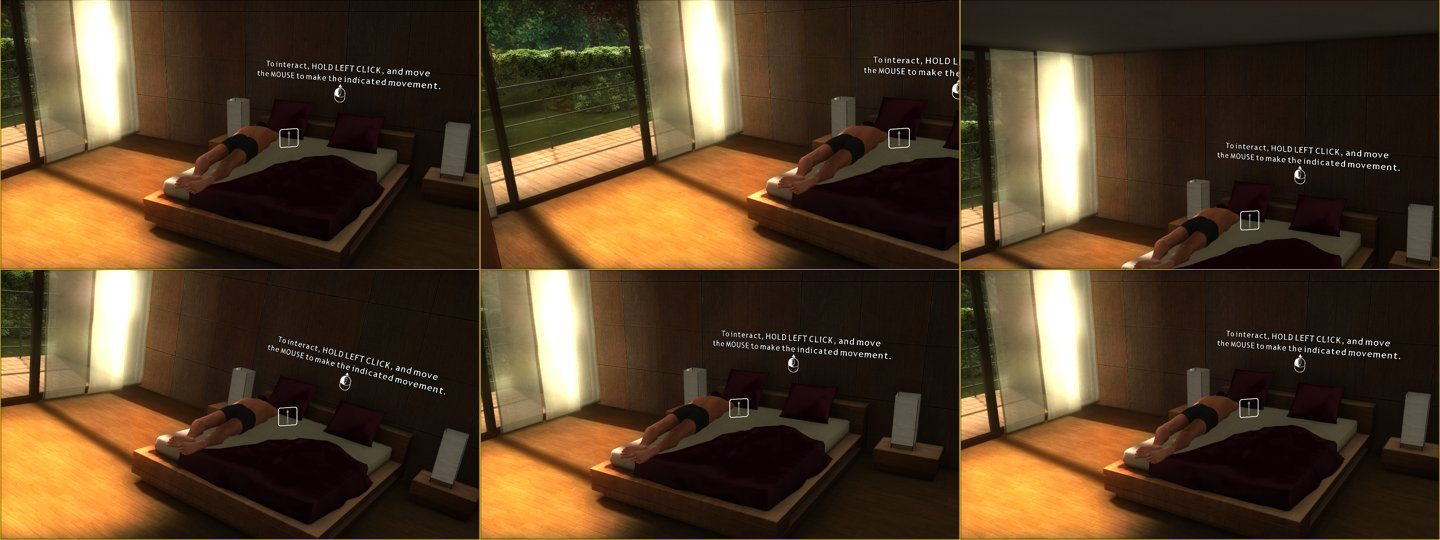
#> input picture dev-archive/recon/2026-10-12-the-headset-feed-runs-in-the-game/head-pose-grid.jpg, 1440 x 540 px
$ python pc.py head-pose-grid.jpg
#> lines starting #> are read from the running program, lines starting #| are printed output that depends on the picture
"""Global image shift by phase correlation. usage: pc.py ref.png a.png b.png ..."""
import sys, numpy as np
from PIL import Image
g=lambda f:np.asarray(Image.open(f).convert('L')).astype(float)
a=g(sys.argv[1]); w=np.outer(np.hanning(a.shape[0]),np.hanning(a.shape[1]))
#> after `a = g(sys.argv[1])`:
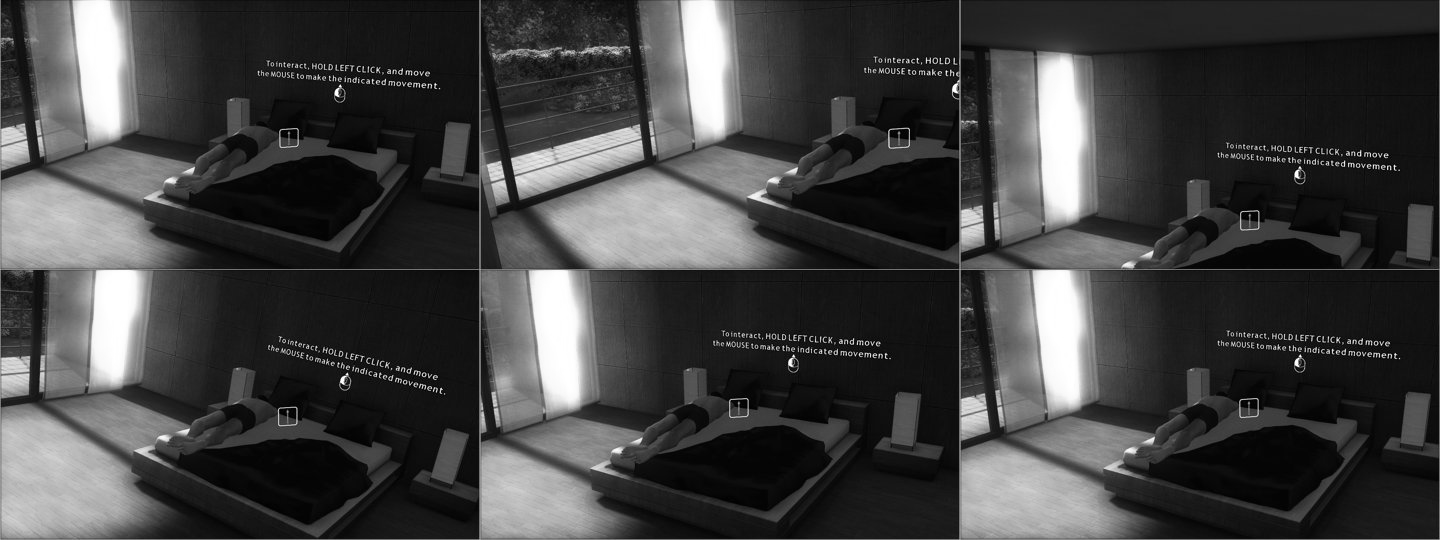
#> a: shape (540, 1440) float64; min 0, max 255, mean 65.7
A=np.fft.fft2((a-a.mean())*w)
for f in sys.argv[2:]:
    b=g(f); B=np.fft.fft2((b-b.mean())*w)
    R=np.conj(A)*B; R/=np.abs(R)+1e-9; r=np.real(np.fft.ifft2(R))
    dy,dx=np.unravel_index(r.argmax(),r.shape)
    if dy>a.shape[0]//2: dy-=a.shape[0]
    if dx>a.shape[1]//2: dx-=a.shape[1]
    print(f, 'dx',dx,'dy',dy,'peak',round(r.max(),3),'mean diff',round(abs(a-b).mean(),2))
